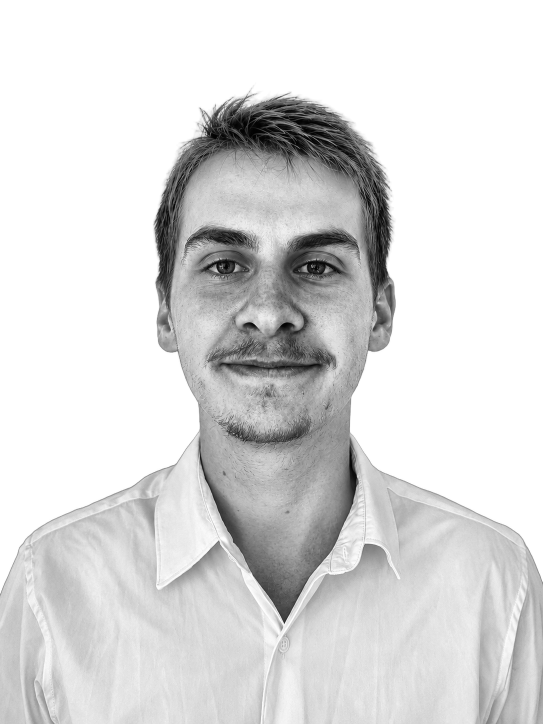
#> input picture source-prepped.png, 1086 x 1448 px, found by its file name (shown at 1/2 size)
$ python make_ascii_svg.py
#> lines starting #> are read from the running program, lines starting #| are printed output that depends on the picture
import cv2
import numpy as np

def generate_ascii_svg(image_path="source-prepped.png", output_svg="avi-ascii.svg"):
#> called with image_path = 'source-prepped.png', output_svg = 'avi-ascii.svg'
    COLS = 100
    RAMP = " .`:-=+*cs#%@"

    img = cv2.imread(image_path, cv2.IMREAD_GRAYSCALE)
#> img is the input picture: shape (1448, 1086); min 0, max 255, mean 218.5
    if img is None:
        print(f"Erreur : Impossible de lire {image_path}. Exécutez d'abord prep_photo.py")
        return

    h, w = img.shape
#> h = 1448; w = 1086
    aspect_ratio = h / w
#> aspect_ratio = 1.33
    ROWS = int(COLS * aspect_ratio * 0.55)
#> ROWS = 73

    img_resized = cv2.resize(img, (COLS, ROWS))
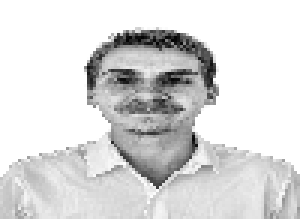
#> img_resized: shape (73, 100) (shown 3 times larger); min 3, max 255, mean 218.5

    lines = []
    for row in img_resized:
        line_str = ""
        for pixel in row:
            idx = int(pixel / 255 * (len(RAMP) - 1))
            line_str += RAMP[idx]
        lines.append(line_str)
#> this loop made 73 passes
#> after the loop, lines = 73 items

    svg_lines = [
        f'<svg xmlns="http://www.w3.org/2000/svg" viewBox="0 0 {COLS * 7.2} {ROWS * 13.5}" width="100%" height="100%">',
        '<style>',
        '  text { font-family: monospace; font-size: 11px; fill: #c9d1d9; }',
        '  .bg { fill: #0d1117; }',
        '  @keyframes typing {',
        '    from { clip-path: inset(0 100% 0 0); }',
        '    to { clip-path: inset(0 0% 0 0); }',
        '  }',
        '  .row {',
        '    animation: typing 1.2s steps(100, end) forwards;',
        '    opacity: 0;',
        '    animation-fill-mode: forwards;',
        '  }',
    ]

    for i in range(ROWS):
        delay = i * 0.03
        svg_lines.append(f'  .r{i} {{ animation-delay: {delay:.2f}s; opacity: 1; }}')

    svg_lines.extend([
        '</style>',
        f'<rect width="100%" height="100%" class="bg" rx="6" />',
        '<g transform="translate(10, 20)">'
    ])

    for i, line in enumerate(lines):
        safe_line = line.replace("&", "&amp;").replace("<", "&lt;").replace(">", "&gt;").replace(" ", "&#160;")
        svg_lines.append(f'  <text x="0" y="{i * 13}" class="row r{i}">{safe_line}</text>')
#> after the loop, svg_lines = 162 items

    svg_lines.extend([
        '</g>',
        '</svg>'
    ])

    with open(output_svg, "w", encoding="utf-8") as f:
        f.write("\n".join(svg_lines))

    print(f"Succès ! Fichier ASCII SVG généré : {output_svg}")

if __name__ == "__main__":
    generate_ascii_svg()

$ run again, with image_cv.png copied over source-prepped.png
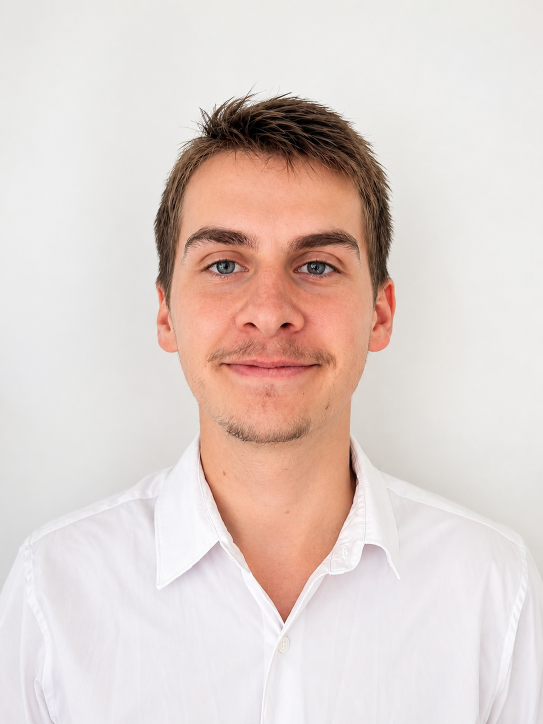
#> input picture image_cv.png, 1086 x 1448 px, found by its file name (shown at 1/2 size)
#> in generate_ascii_svg, `img = cv2.imread(image_path, cv2.IMREAD_GRAYSCALE)`:
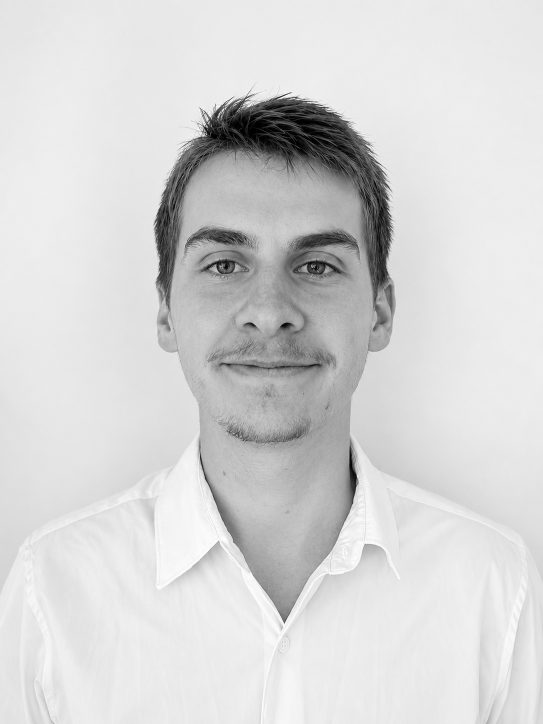
#> img: shape (1448, 1086) (shown at 1/2 size); min 0, max 255, mean 213.1
#> in generate_ascii_svg, `img_resized = cv2.resize(img, (COLS, ROWS))`:
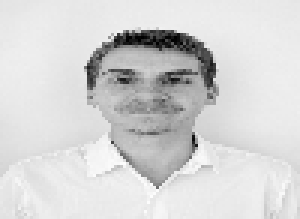
#> img_resized: shape (73, 100) (shown 3 times larger); min 0, max 253, mean 213
#> the loop in generate_ascii_svg, `for row in img_resized:` made 73 passes
#> after the loop in generate_ascii_svg, `for row in img_resized:`: lines = 73 items
#> the loop in generate_ascii_svg, `for i, line in enumerate(lines):` made 73 passes
#> after the loop in generate_ascii_svg, `for i, line in enumerate(lines):`: svg_lines = 162 items
